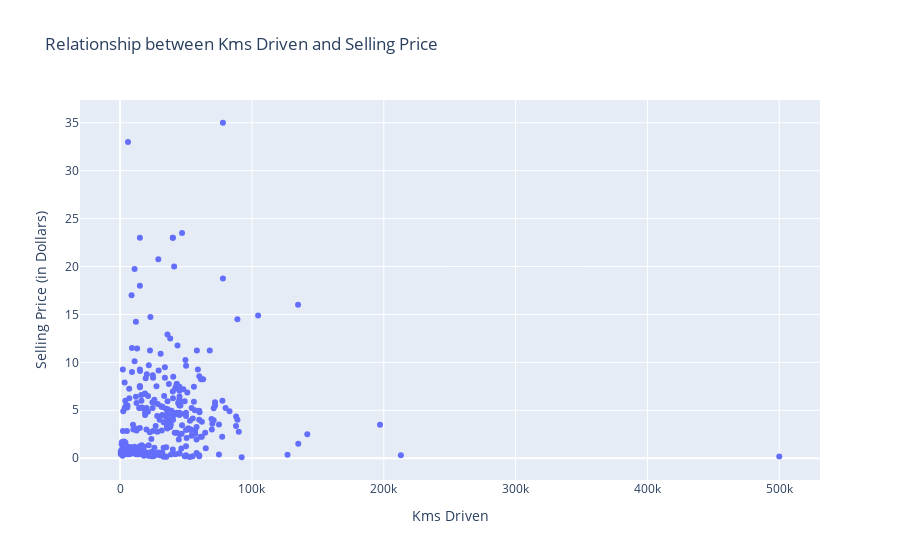

The notebook cell saved with this chart:
### Code cell
fig = px.scatter(df_analyst, x='Kms_Driven', y='Selling_Price', title='Relationship between Kms Driven and Selling Price')
fig.update_layout(xaxis_title='Kms Driven', yaxis_title='Selling Price (in Dollars)')
fig.show()

### Figure 1 — Plotly figure (JSON) as saved in the notebook; plotly's stock layout.template omitted (floating-point values rounded to 4 significant figures; data arrays with more than 128 entries replaced by an {"elided": "..."} marker saying what was removed)
{"data": [{"hovertemplate": "Kms_Driven=%{x}<br>Selling_Price=%{y}<extra></extra>", "legendgroup": "", "marker": {"color": "#636efa", "symbol": "circle"}, "mode": "markers", "name": "", "orientation": "v", "showlegend": false, "type": "scatter", "x": {"elided": "301 int values"}, "xaxis": "x", "y": {"elided": "301 float values"}, "yaxis": "y"}], "layout": {"autosize": true, "legend": {"tracegroupgap": 0}, "title": {"text": "Relationship between Kms Driven and Selling Price"}, "xaxis": {"anchor": "y", "autorange": true, "domain": [0, 1], "range": [-29730.0, 530200.0], "title": {"text": "Kms Driven"}, "type": "linear"}, "yaxis": {"anchor": "x", "autorange": true, "domain": [0, 1], "range": [-2.78, 37.88], "title": {"text": "Selling Price (in Dollars)"}, "type": "linear"}}}
